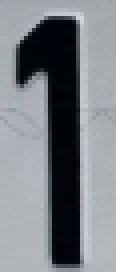
#> input picture dataset/1/Screenshot 2025-08-15 165626.png, 29 x 68 px (shown 4 times larger); its folder holds only this picture in this run
$ python preprocess_dataset.py
#> lines starting #> are read from the running program, lines starting #| are printed output that depends on the picture; after the words box and inside, x2 and y2 are one past the last pixel; in counts of white or black regions, pixels touching at a corner belong together
import os
import cv2

DATASET_DIR = "dataset"       # dataset gốc (nền trắng – chữ đen)
PROCESSED_DIR = "processed_chars"    # dataset đã xử lý

os.makedirs(PROCESSED_DIR, exist_ok=True)

for folder in os.listdir(DATASET_DIR):
    src_folder = os.path.join(DATASET_DIR, folder)
    dst_folder = os.path.join(PROCESSED_DIR, folder)
    os.makedirs(dst_folder, exist_ok=True)

    for file in os.listdir(src_folder):
        img = cv2.imread(os.path.join(src_folder, file), cv2.IMREAD_GRAYSCALE)
#> img: shape (68, 29); min 0, max 214, mean 126
        img = cv2.resize(img, (28, 28))
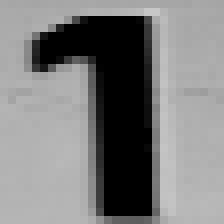
#> img: shape (28, 28) (shown 8 times larger); min 0, max 199, mean 126.2
        _, img = cv2.threshold(img, 127, 255, cv2.THRESH_BINARY)
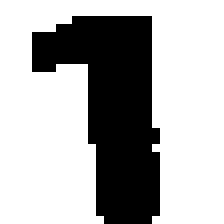
#> img: shape (28, 28) (shown 8 times larger); 68.9% white; 1 black region, box (x1, y1, x2, y2) and area: (4, 2, 20, 28) 244
        img = cv2.bitwise_not(img)  # đảo màu: chữ trắng – nền đen
#> img: shape (28, 28); 31.1% white; 1 white region, box (x1, y1, x2, y2) and area: (4, 2, 20, 28) 244
        cv2.imwrite(os.path.join(dst_folder, file), img)
#> pass 2 of the loop `for folder in os.listdir(DATASET_DIR):`:
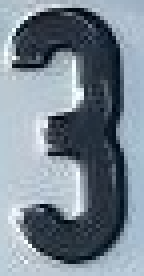
#> input picture dataset/3/Screenshot 2025-08-15 164745.png, 36 x 69 px (shown 4 times larger)
#> `img = cv2.resize(img, (28, 28))`:
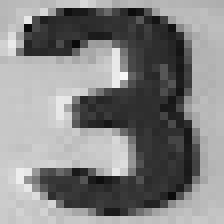
#> img: shape (28, 28) (shown 8 times larger); min 9, max 246, mean 131.4
#> `_, img = cv2.threshold(img, 127, 255, cv2.THRESH_BINARY)`:
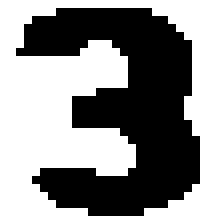
#> img: shape (28, 28) (shown 8 times larger); 56.6% white; 1 black region, box (x1, y1, x2, y2) and area: (2, 1, 25, 27) 340

print("✅ Hoàn tất xử lý ảnh, lưu tại:", PROCESSED_DIR)
